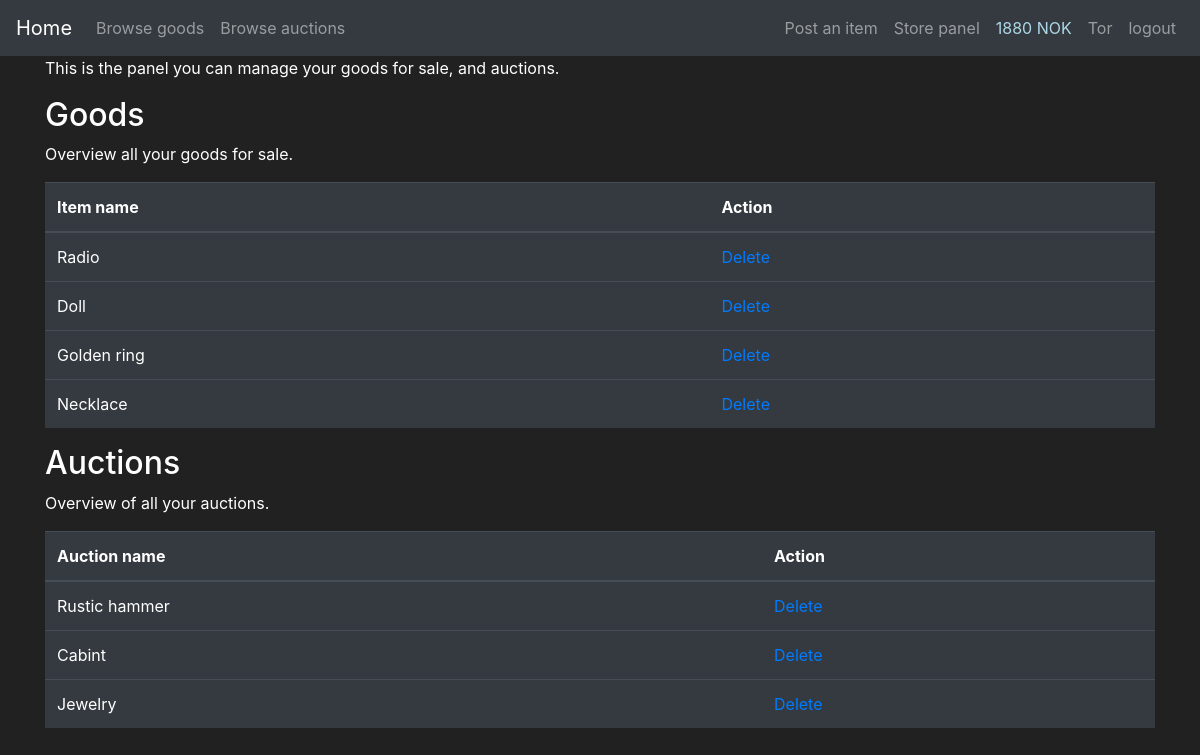
Before: /store_panel (signed in) with the older database file.
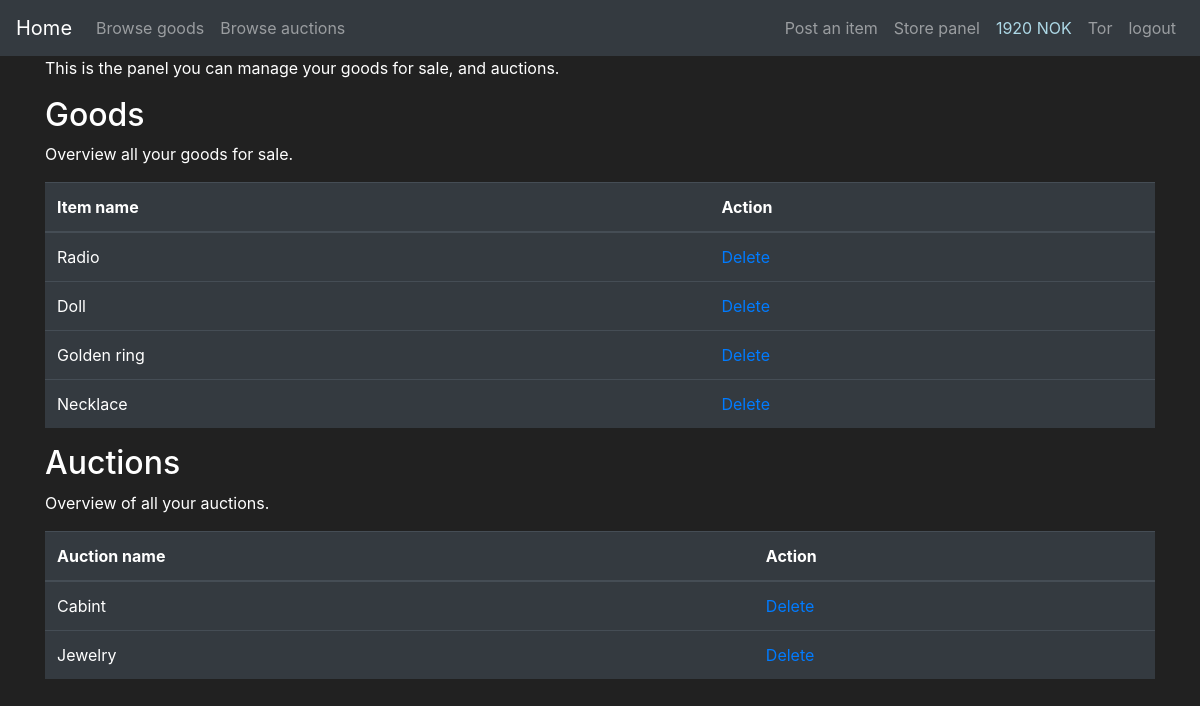
After: the same page with the newer database file.
### app_flask/models.py (models this page shows, shortened)
class User(db.Model, UserMixin):
    id = db.Column(db.Integer(), primary_key=True)
    username = db.Column(db.String(length=25), nullable=False, unique=True)
    email = db.Column(db.String(length=60), nullable=False, unique=True)
    password_hash = db.Column(db.String(length=60), nullable=False)
    profile_type = db.Column(db.Boolean(), nullable=False, default=False)
    cash = db.Column(db.Integer(), nullable=False, default=2000)
    date_created = db.Column(db.DateTime(), default=datetime.utcnow)
    goods = db.relationship('Goods', backref='goods_owned_by_user', lazy=True)
    store = db.relationship('Store', backref='store_owner', lazy=True)
    @property
    def password(self):
        return self.password

class Goods(db.Model):
    id = db.Column(db.Integer, primary_key=True)
    name = db.Column(db.String(30), nullable=False)
    description = db.Column(db.String(70), unique=False, nullable=False)
    price = db.Column(db.Integer, unique=False, nullable=False)
    product_number = db.Column(db.String(length=6), nullable=False, unique=True)
    goods_type = db.Column(db.Boolean(), nullable=False, default=False)
    date_created = db.Column(db.DateTime(), default=datetime.utcnow)
    user_owner = db.Column(db.Integer(), db.ForeignKey('user.id'))
    store_owner = db.Column(db.Integer(), db.ForeignKey('store.id'))

### app_flask/main/routes.py (the view)
@bp.route('/store_panel', methods=['GET', 'POST'])
def display_store_panel():
    buy_form = BuyGoodsForm()
    auction_form = AuctionGoodsForm()
    items = db.session.query(Goods, Store).filter(and_(Store.id == Goods.store_owner, Goods.goods_type == 0)).all()
    auction_items = db.session.query(Goods, Store).filter(
        and_(Store.id == Goods.store_owner, Goods.goods_type == 1)).all()
    return render_template('storePanel.html', items=items, auction_items=auction_items,
                           buy_form=buy_form, auction_form=auction_form)

### app_flask/models.py (called while the page is built)
@login_manager.user_loader
def load_user(user_id):
    return User.query.get(int(user_id))

### app_flask/templates/storePanel.html (shortened to what this page needs)
{% extends 'base.html' %}
{% block content %}
<div class="container">
    <p>This is the panel you can manage your goods for sale, and auctions.</p>
</div>
<div class="container">
    <h2>Goods</h2>
    <p>Overview all your goods for sale.</p>
    <table class="table table-hover table-dark">
        <thead>
            <tr>
                <th scope="col">Item name</th>
                <th scope="col">Action</th>
            </tr>
        </thead>
        <tbody>
            {% for item, store in items %}
            {% if store.user_owner==current_user.id %}
            <tr>
                <td class=".table-striped">{{item.name}}</td>
                <td class=".table-striped"><a href="{{ url_for('main.delete_goods', id=item.id)}}">Delete</a></td>
            </tr>
            {% endif %}
            {% endfor %}
        </tbody>
    </table>
</div>
<div class="container">
    <h2>Auctions</h2>
    <p>Overview of all your auctions.</p>
    <table class="table table-hover table-dark">
        <thead>
            <tr>
                <th scope="col">Auction name</th>
                <th scope="col">Action</th>
            </tr>
        </thead>
        <tbody>
        {% for item, store in auction_items %}
        {% if store.user_owner==current_user.id %}
            <tr>
                <td class=".table-striped">{{item.name}}</td>
                <td class=".table-striped"><a href="{{ url_for('main.delete_goods', id=item.id)}}">Delete</a></td>
            </tr>
        {% endif %}
        {% endfor %}
        </tbody>
    </table>
</div>
{% endblock %}

### app_flask/templates/base.html (shortened to what this page needs)
<!doctype html>
<html lang="en">
   <head>
      <link rel="stylesheet" href="https://cdn.jsdelivr.net/npm/bootstrap@4.5.3/dist/css/bootstrap.min.css">
   </head>
   <body>
    <nav class="navbar navbar-expand-md navbar-dark bg-dark">
        <a class="navbar-brand" href="{{ url_for('main.home_page') }}">Home <span class="sr-only">(current)</span></a>
        <div class="collapse navbar-collapse" id="navbarNav">
            <ul class="navbar-nav mr-auto">
                <li class="nav-item">
                    <a class="nav-link" href="{{ url_for('main.store_page') }}">Browse goods</a>
                </li>
                <li class="nav-item">
                    <a class="nav-link" href="{{ url_for('main.auction_page') }}">Browse auctions</a>
                </li>
            </ul>
            {% if current_user.username=="Admin" %}
            <ul class="navbar-nav">
                <li class="nav-item">
                    <a class="nav-link" href="{{ url_for('main.display_admin_panel') }}"> {{ current_user.username }}panel</a>
                </li>
                <li class="nav-item">
                    <a class="nav-link">{{ current_user.username }}</a>
                </li>
                <li class="nav-item">
                    <a class="nav-link" href="{{ url_for('auth.logout_page') }}">logout</a>
                </li>
            </ul>
            {% elif current_user.is_authenticated and current_user.profile_type==1 %}
            <ul class="navbar-nav">
                <li class="nav-item">
                    <a class="nav-link" href="{{ url_for('main.add_goods')}}">Post an item</a>
                </li>
                <li class="nav-item">
                    <a class="nav-link" href="{{ url_for('main.display_store_panel') }}">Store panel</a>
                </li>
                <li class="nav-item">
                    <a class="nav-link" href="#" style="color:lightblue">{{ current_user.cash }} NOK</a>
                </li>
                <li class="nav-item">
                    <a class="nav-link">{{ current_user.username }}</a>
                </li>
                <li class="nav-item">
                    <a class="nav-link" href="{{ url_for('auth.logout_page') }}">logout</a>
                </li>
            </ul>
            {% endif %}
        </div>
      </nav>
    {% block content %}
    {% endblock %}
   </body>
</html>

Changed rows visible on the page:
no longer on this page (row edited): Goods: name "Rustic hammer", shown under "Auctions"
changed User "Tor": cash "1880" → "1920"
